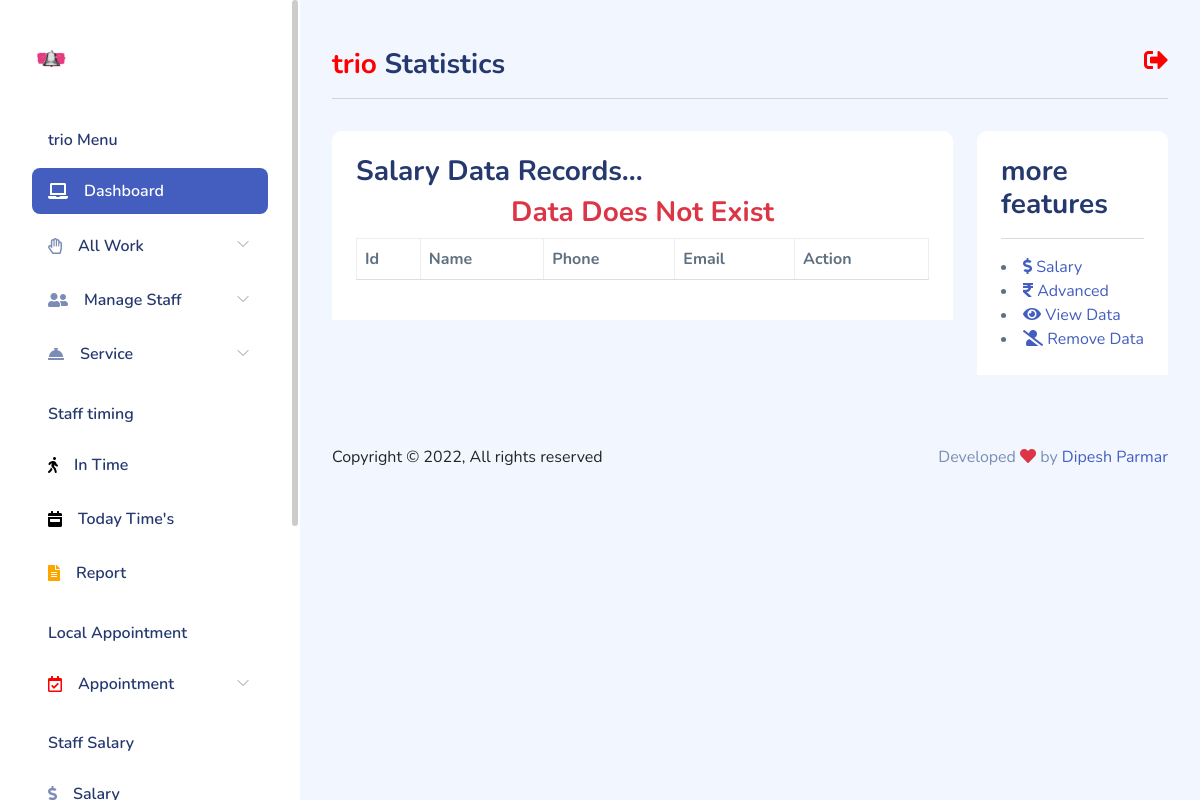
Page /client/salary-data/ (signed in) on the earlier database version.
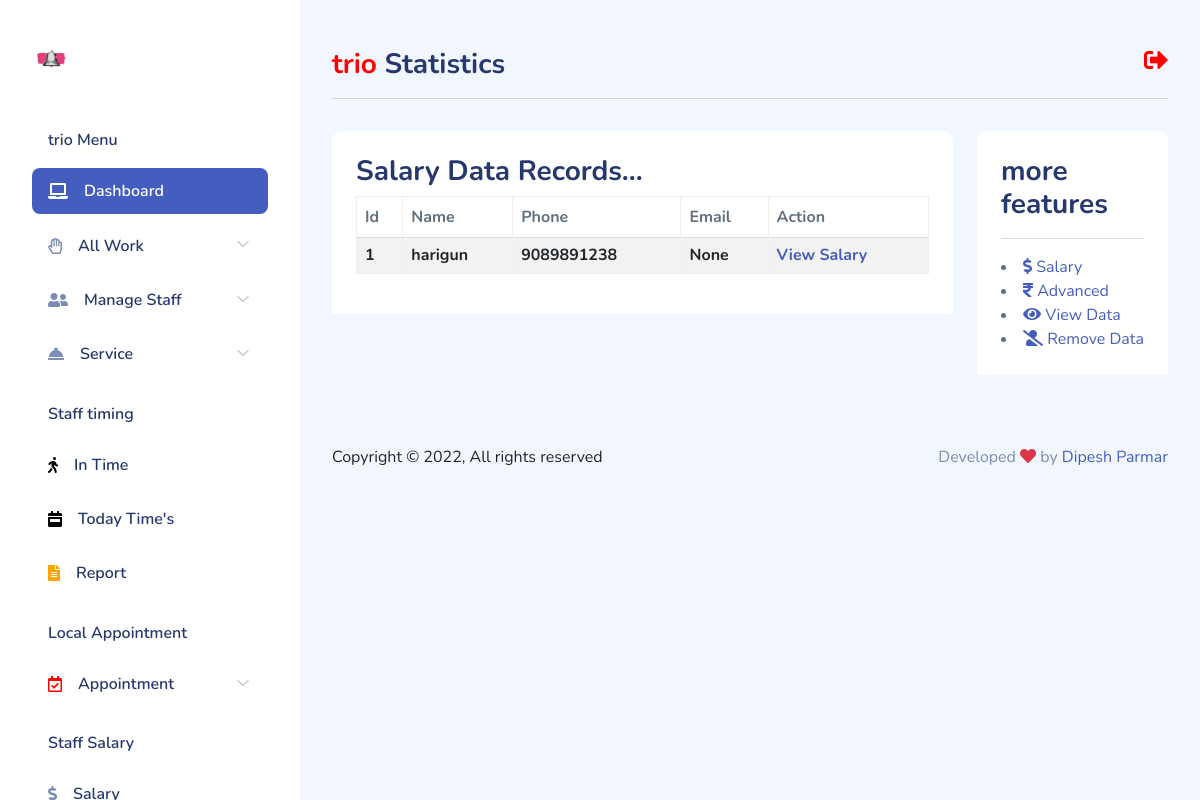
Same page on the later database version.
### client/models.py (models this page shows, shortened)
class Staff(models.Model):
    user = models.ForeignKey(User, on_delete=models.CASCADE,null=True, blank=True)
    profile = models.ImageField(upload_to = 'staff/')
    name = models.CharField(max_length=100)
    phone = models.PositiveIntegerField()
    email = models.EmailField(max_length=100, null=True, blank=True)
    service = models.CharField(max_length=100, null=True, blank=True)
    fdate = models.DateTimeField(auto_now_add=True)

### client/views.py (the view)
# urls.py: path('salary-data/', views.salary_data, name='salary_data'),
@user_passes_test(lambda u: u.is_authenticated, login_url='/')
def salary_data(request):
    stfff = Staff.objects.filter(user=request.user)
    context = {'stff':stfff}
    return render(request, 'client/salary_data.html',context)

### client/templates/client/salary_data.html (shortened to what this page needs)
{% extends "client/layout.html" %}
{% block table %}
<div class="card-header">
    <h3>Salary Data Records...</h3>
    <div class="table-responsive">
    <table class="table table-striped table-hover table-bordered">
        <thead>
          <tr>
            <th scope="col">Id</th>
            <th scope="col">Name</th>
            <th scope="col">Phone</th>
            <th scope="col">Email</th>
            <th scope="col">Action</th>
          </tr>
        </thead>
        <tbody>
            {% if stff %}
                {% for st in stff %}
                <tr class="h6 text-dark">
                  <th scope="row">{{forloop.counter}}</th>
                  <td>{{st.name}}</td>
                  <td>{{st.phone}}</td>
                  <td>{{st.email}}</td>
                  <td><a href="{% url 'get_salary' st.name %}">View Salary</a></td>
                </tr>
                {% endfor %}
            {% else %}
                <h3 class="text-center text-danger">Data Does Not Exist</h3>
            {% endif %}
        </tbody>
      </table>
    </div>
</div>
{% endblock table %}
{% block cardfeatur %}
<div class="card-header">
  <h3>more features </h3> <hr>
  <li
  class="sidebar-item  ">
  <a href="{% url 'salary' %}" class='sidebar-link'>
      <i class="fas fa-dollar-sign"></i>
      <span>Salary</span>
  </a>
</li>
<li
  class="sidebar-item  ">
  <a href="{% url 'payad' %}" class='sidebar-link'>
      <i class="fas fa-rupee-sign"></i>
      <span>Advanced</span>
  </a>
</li>
<li
  class="sidebar-item  ">
  <a href="{% url 'salary_data' %}" class='sidebar-link'>
      <i class="fas fa-eye"></i>
      <span>View Data</span>
  </a>
</li>
<li
  class="sidebar-item  ">
  <a href="application-gallery.html" class='sidebar-link'>
      <i class="fas fa-user-slash"></i>
      <span>Remove Data</span>
  </a>
</li>
</div>
{% endblock cardfeatur %}

### client/templates/client/layout.html (shortened to what the changed rows need)
{% load static %}
<!DOCTYPE html>
<html lang="en">
<head>
  <link rel="stylesheet" href="https://use.fontawesome.com/releases/v5.11.2/css/all.css">
    <link rel="stylesheet" href="{% static 'client/css/bootstrap.css' %}">
    <link rel="stylesheet" href="{% static 'client/css/bold.css' %}">
    <link rel="stylesheet" href="{% static 'client/css/perfect-scrollbar.css' %}">
    <link rel="stylesheet" href="{% static 'client/css/bootstrap-icons.css' %}">
    <link rel="stylesheet" href="{% static 'client/css/app.css' %}">
</head>
<body>
    <div id="app">
        <div id="sidebar" class="active">
            <div class="sidebar-wrapper active">
    <div class="sidebar-header">
        <div class="d-flex justify-content-between">
        </div>
    </div>
    <div class="sidebar-menu">
        <ul class="menu">
        </ul>
    </div>
</div>
        </div>
        <div id="main">
<div class="page-content">
    <section class="row">
        <div class="col-12 col-lg-9">
            <div class="row">
                <div class="col-12">
                    <div class="card">
                        {% block table %}{% endblock table %}
                    </div>
                </div>
            </div>
        </div>
        </section>
    </div>
        </div>
    </div>
</body>
</html>

Differences in the rows shown:
added Staff: name "harigun", phone "9089891238", email "None"
Other differences:
text no longer shown: "Data Does Not Exist"
